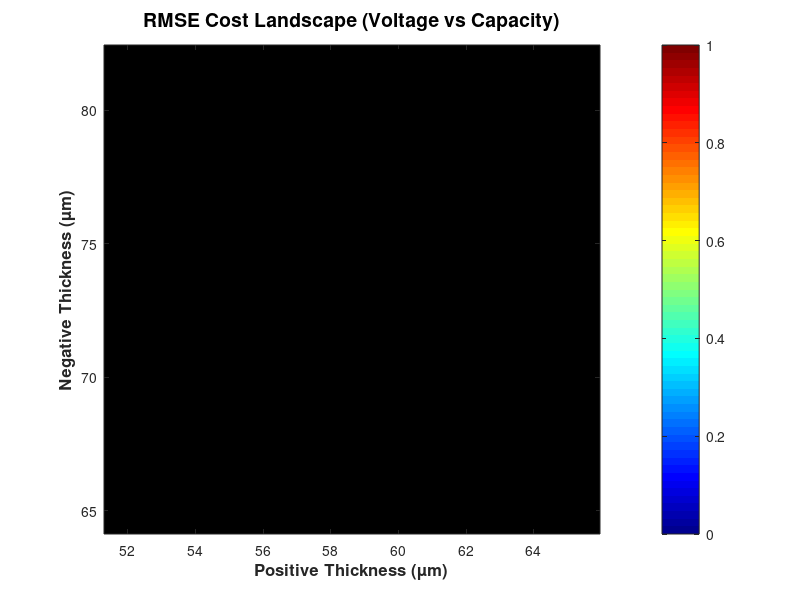

MATLAB code to generate this figure:
% === Coarse grid settings ===
neg_range = linspace(7.328e-5 * 0.90, 7.328e-5 * 1.10, 5);  % 90% to 110% of original neg thickness
pos_range = linspace(5.8626e-5 * 0.90, 5.8626e-5 * 1.10, 5);  % 90% to 110% of original pos thickness

rmse_grid = zeros(length(neg_range), length(pos_range));

% === Loop through combinations ===
for i = 1:length(neg_range)
    for j = 1:length(pos_range)
        neg_thick = neg_range(i);
        pos_thick = pos_range(j);
        
        fprintf('Simulating i=%d, j=%d...\n', i, j);
        
        try
            rmse = simulate_and_get_rmse(neg_thick, pos_thick, false);  % Don't show plots
        catch
            warning('Simulation failed at (%e, %e). Assigning NaN.', neg_thick, pos_thick);
            rmse = NaN;
        end

        rmse_grid(i, j) = rmse;
    end
end

% === Plot the heatmap ===
figure;
imagesc(pos_range * 1e6, neg_range * 1e6, rmse_grid);  % Convert to µm for easier reading
xlabel('Positive Thickness (µm)', 'FontSize', 12, 'FontWeight', 'bold');
ylabel('Negative Thickness (µm)', 'FontSize', 12, 'FontWeight', 'bold');
title('RMSE Cost Landscape (Voltage vs Capacity)', 'FontSize', 14);
colorbar;
colormap(jet);
set(gca, 'YDir', 'normal');  % So that lower values appear at the bottom